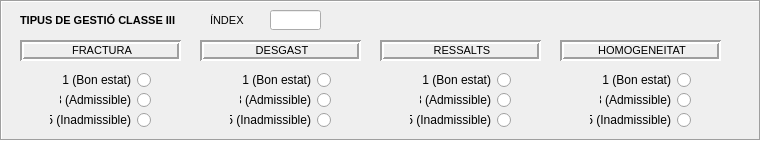
    <widget class="QFrame" name="frame_c3">
     <property name="geometry">
      <rect>
       <x>20</x>
       <y>440</y>
       <width>761</width>
       <height>141</height>
      </rect>
     </property>
     <property name="frameShape">
      <enum>QFrame::Box</enum>
     </property>
     <property name="frameShadow">
      <enum>QFrame::Sunken</enum>
     </property>
     <widget class="QLabel" name="fracture_label">
      <property name="enabled">
       <bool>true</bool>
      </property>
      <property name="geometry">
       <rect>
        <x>20</x>
        <y>40</y>
        <width>161</width>
        <height>21</height>
       </rect>
      </property>
      <property name="font">
       <font>
        <family>Arial</family>
        <pointsize>8</pointsize>
       </font>
      </property>
      <property name="cursor">
       <cursorShape>ArrowCursor</cursorShape>
      </property>
      <property name="mouseTracking">
       <bool>true</bool>
      </property>
      <property name="focusPolicy">
       <enum>Qt::ClickFocus</enum>
      </property>
      <property name="layoutDirection">
       <enum>Qt::LeftToRight</enum>
      </property>
      <property name="autoFillBackground">
       <bool>false</bool>
      </property>
      <property name="frameShape">
       <enum>QFrame::Box</enum>
      </property>
      <property name="frameShadow">
       <enum>QFrame::Sunken</enum>
      </property>
      <property name="lineWidth">
       <number>2</number>
      </property>
      <property name="text">
       <string>&lt;!DOCTYPE HTML PUBLIC &quot;-//W3C//DTD HTML 4.0//EN&quot; &quot;http://www.w3.org/TR/REC-html40/strict.dtd&quot;&gt;
&lt;html&gt;&lt;head&gt;&lt;meta name=&quot;qrichtext&quot; content=&quot;1&quot; /&gt;&lt;style type=&quot;text/css&quot;&gt;
p, li { white-space: pre-wrap; }
&lt;/style&gt;&lt;/head&gt;&lt;body style=&quot; font-family:'Arial'; font-size:8pt; font-weight:400; font-style:normal;&quot;&gt;
&lt;p align=&quot;center&quot; style=&quot; margin-top:0px; margin-bottom:0px; margin-left:0px; margin-right:0px; -qt-block-indent:0; text-indent:0px;&quot;&gt;FRACTURA&lt;/p&gt;&lt;/body&gt;&lt;/html&gt;</string>
      </property>
      <property name="textFormat">
       <enum>Qt::AutoText</enum>
      </property>
      <property name="wordWrap">
       <bool>false</bool>
      </property>
     </widget>
     <widget class="QLabel" name="projection_label">
      <property name="enabled">
       <bool>true</bool>
      </property>
      <property name="geometry">
       <rect>
        <x>380</x>
        <y>40</y>
        <width>161</width>
        <height>21</height>
       </rect>
      </property>
      <property name="font">
       <font>
        <family>Arial</family>
        <pointsize>8</pointsize>
       </font>
      </property>
      <property name="cursor">
       <cursorShape>ArrowCursor</cursorShape>
      </property>
      <property name="mouseTracking">
       <bool>true</bool>
      </property>
      <property name="focusPolicy">
       <enum>Qt::ClickFocus</enum>
      </property>
      <property name="layoutDirection">
       <enum>Qt::LeftToRight</enum>
      </property>
      <property name="autoFillBackground">
       <bool>false</bool>
      </property>
      <property name="frameShape">
       <enum>QFrame::Box</enum>
      </property>
      <property name="frameShadow">
       <enum>QFrame::Sunken</enum>
      </property>
      <property name="lineWidth">
       <number>2</number>
      </property>
      <property name="text">
       <string>&lt;!DOCTYPE HTML PUBLIC &quot;-//W3C//DTD HTML 4.0//EN&quot; &quot;http://www.w3.org/TR/REC-html40/strict.dtd&quot;&gt;
&lt;html&gt;&lt;head&gt;&lt;meta name=&quot;qrichtext&quot; content=&quot;1&quot; /&gt;&lt;style type=&quot;text/css&quot;&gt;
p, li { white-space: pre-wrap; }
&lt;/style&gt;&lt;/head&gt;&lt;body style=&quot; font-family:'Arial'; font-size:8pt; font-weight:400; font-style:normal;&quot;&gt;
&lt;p align=&quot;center&quot; style=&quot; margin-top:0px; margin-bottom:0px; margin-left:0px; margin-right:0px; -qt-block-indent:0; text-indent:0px;&quot;&gt;RESSALTS&lt;/p&gt;&lt;/body&gt;&lt;/html&gt;</string>
      </property>
      <property name="textFormat">
       <enum>Qt::AutoText</enum>
      </property>
      <property name="wordWrap">
       <bool>false</bool>
      </property>
     </widget>
     <widget class="QLabel" name="label_5">
      <property name="geometry">
       <rect>
        <x>20</x>
        <y>10</y>
        <width>201</width>
        <height>21</height>
       </rect>
      </property>
      <property name="font">
       <font>
        <family>Arial</family>
        <pointsize>9</pointsize>
        <weight>75</weight>
        <bold>true</bold>
       </font>
      </property>
      <property name="layoutDirection">
       <enum>Qt::LeftToRight</enum>
      </property>
      <property name="autoFillBackground">
       <bool>false</bool>
      </property>
      <property name="text">
       <string>&lt;!DOCTYPE HTML PUBLIC &quot;-//W3C//DTD HTML 4.0//EN&quot; &quot;http://www.w3.org/TR/REC-html40/strict.dtd&quot;&gt;
&lt;html&gt;&lt;head&gt;&lt;meta name=&quot;qrichtext&quot; content=&quot;1&quot; /&gt;&lt;style type=&quot;text/css&quot;&gt;
p, li { white-space: pre-wrap; }
&lt;/style&gt;&lt;/head&gt;&lt;body style=&quot; font-family:'Arial'; font-size:9pt; font-weight:600; font-style:normal;&quot;&gt;
&lt;p style=&quot; margin-top:0px; margin-bottom:0px; margin-left:0px; margin-right:0px; -qt-block-indent:0; text-indent:0px;&quot;&gt;&lt;span style=&quot; font-family:'MS Shell Dlg 2'; font-size:8pt;&quot;&gt;TIPUS DE GESTIÓ CLASSE III&lt;/span&gt;&lt;/p&gt;&lt;/body&gt;&lt;/html&gt;</string>
      </property>
      <property name="textFormat">
       <enum>Qt::AutoText</enum>
      </property>
     </widget>
     <widget class="QLabel" name="homogen_label">
      <property name="enabled">
       <bool>true</bool>
      </property>
      <property name="geometry">
       <rect>
        <x>560</x>
        <y>40</y>
        <width>161</width>
        <height>21</height>
       </rect>
      </property>
      <property name="font">
       <font>
        <family>Arial</family>
        <pointsize>8</pointsize>
       </font>
      </property>
      <property name="cursor">
       <cursorShape>ArrowCursor</cursorShape>
      </property>
      <property name="mouseTracking">
       <bool>true</bool>
      </property>
      <property name="focusPolicy">
       <enum>Qt::ClickFocus</enum>
      </property>
      <property name="layoutDirection">
       <enum>Qt::LeftToRight</enum>
      </property>
      <property name="autoFillBackground">
       <bool>false</bool>
      </property>
      <property name="frameShape">
       <enum>QFrame::Box</enum>
      </property>
      <property name="frameShadow">
       <enum>QFrame::Sunken</enum>
      </property>
      <property name="lineWidth">
       <number>2</number>
      </property>
      <property name="text">
       <string>&lt;!DOCTYPE HTML PUBLIC &quot;-//W3C//DTD HTML 4.0//EN&quot; &quot;http://www.w3.org/TR/REC-html40/strict.dtd&quot;&gt;
&lt;html&gt;&lt;head&gt;&lt;meta name=&quot;qrichtext&quot; content=&quot;1&quot; /&gt;&lt;style type=&quot;text/css&quot;&gt;
p, li { white-space: pre-wrap; }
&lt;/style&gt;&lt;/head&gt;&lt;body style=&quot; font-family:'Arial'; font-size:8pt; font-weight:400; font-style:normal;&quot;&gt;
&lt;p align=&quot;center&quot; style=&quot; margin-top:0px; margin-bottom:0px; margin-left:0px; margin-right:0px; -qt-block-indent:0; text-indent:0px;&quot;&gt;HOMOGENEITAT&lt;/p&gt;&lt;/body&gt;&lt;/html&gt;</string>
      </property>
      <property name="textFormat">
       <enum>Qt::AutoText</enum>
      </property>
      <property name="wordWrap">
       <bool>false</bool>
      </property>
     </widget>
     <widget class="QLabel" name="wear_label">
      <property name="enabled">
       <bool>true</bool>
      </property>
      <property name="geometry">
       <rect>
        <x>200</x>
        <y>40</y>
        <width>161</width>
        <height>21</height>
       </rect>
      </property>
      <property name="font">
       <font>
        <family>Arial</family>
        <pointsize>8</pointsize>
       </font>
      </property>
      <property name="cursor">
       <cursorShape>ArrowCursor</cursorShape>
      </property>
      <property name="mouseTracking">
       <bool>true</bool>
      </property>
      <property name="focusPolicy">
       <enum>Qt::ClickFocus</enum>
      </property>
      <property name="layoutDirection">
       <enum>Qt::LeftToRight</enum>
      </property>
      <property name="autoFillBackground">
       <bool>false</bool>
      </property>
      <property name="frameShape">
       <enum>QFrame::Box</enum>
      </property>
      <property name="frameShadow">
       <enum>QFrame::Sunken</enum>
      </property>
      <property name="lineWidth">
       <number>2</number>
      </property>
      <property name="text">
       <string>&lt;!DOCTYPE HTML PUBLIC &quot;-//W3C//DTD HTML 4.0//EN&quot; &quot;http://www.w3.org/TR/REC-html40/strict.dtd&quot;&gt;
&lt;html&gt;&lt;head&gt;&lt;meta name=&quot;qrichtext&quot; content=&quot;1&quot; /&gt;&lt;style type=&quot;text/css&quot;&gt;
p, li { white-space: pre-wrap; }
&lt;/style&gt;&lt;/head&gt;&lt;body style=&quot; font-family:'Arial'; font-size:8pt; font-weight:400; font-style:normal;&quot;&gt;
&lt;p align=&quot;center&quot; style=&quot; margin-top:0px; margin-bottom:0px; margin-left:0px; margin-right:0px; -qt-block-indent:0; text-indent:0px;&quot;&gt;DESGAST&lt;/p&gt;&lt;/body&gt;&lt;/html&gt;</string>
      </property>
      <property name="textFormat">
       <enum>Qt::AutoText</enum>
      </property>
      <property name="wordWrap">
       <bool>false</bool>
      </property>
     </widget>
     <widget class="QRadioButton" name="c3_fracture_5">
      <property name="geometry">
       <rect>
        <x>50</x>
        <y>110</y>
        <width>101</width>
        <height>20</height>
       </rect>
      </property>
      <property name="layoutDirection">
       <enum>Qt::RightToLeft</enum>
      </property>
      <property name="text">
       <string>5 (Inadmissible)</string>
      </property>
      <attribute name="buttonGroup">
       <string notr="true">group_c3_fracture</string>
      </attribute>
     </widget>
     <widget class="QRadioButton" name="c3_fracture_3">
      <property name="geometry">
       <rect>
        <x>60</x>
        <y>90</y>
        <width>91</width>
        <height>20</height>
       </rect>
      </property>
      <property name="layoutDirection">
       <enum>Qt::RightToLeft</enum>
      </property>
      <property name="text">
       <string>3 (Admissible)</string>
      </property>
      <attribute name="buttonGroup">
       <string notr="true">group_c3_fracture</string>
      </attribute>
     </widget>
     <widget class="QRadioButton" name="c3_fracture_1">
      <property name="geometry">
       <rect>
        <x>50</x>
        <y>70</y>
        <width>101</width>
        <height>20</height>
       </rect>
      </property>
      <property name="layoutDirection">
       <enum>Qt::RightToLeft</enum>
      </property>
      <property name="text">
       <string>1 (Bon estat)</string>
      </property>
      <attribute name="buttonGroup">
       <string notr="true">group_c3_fracture</string>
      </attribute>
     </widget>
     <widget class="QRadioButton" name="c3_wear_5">
      <property name="geometry">
       <rect>
        <x>230</x>
        <y>110</y>
        <width>101</width>
        <height>20</height>
       </rect>
      </property>
      <property name="layoutDirection">
       <enum>Qt::RightToLeft</enum>
      </property>
      <property name="text">
       <string>5 (Inadmissible)</string>
      </property>
      <attribute name="buttonGroup">
       <string notr="true">group_c3_wear</string>
      </attribute>
     </widget>
     <widget class="QRadioButton" name="c3_wear_1">
      <property name="geometry">
       <rect>
        <x>230</x>
        <y>70</y>
        <width>101</width>
        <height>20</height>
       </rect>
      </property>
      <property name="layoutDirection">
       <enum>Qt::RightToLeft</enum>
      </property>
      <property name="text">
       <string>1 (Bon estat)</string>
      </property>
      <attribute name="buttonGroup">
       <string notr="true">group_c3_wear</string>
      </attribute>
     </widget>
     <widget class="QRadioButton" name="c3_wear_3">
      <property name="geometry">
       <rect>
        <x>240</x>
        <y>90</y>
        <width>91</width>
        <height>20</height>
       </rect>
      </property>
      <property name="layoutDirection">
       <enum>Qt::RightToLeft</enum>
      </property>
      <property name="text">
       <string>3 (Admissible)</string>
      </property>
      <attribute name="buttonGroup">
       <string notr="true">group_c3_wear</string>
      </attribute>
     </widget>
     <widget class="QRadioButton" name="c3_projection_5">
      <property name="geometry">
       <rect>
        <x>410</x>
        <y>110</y>
        <width>101</width>
        <height>20</height>
       </rect>
      </property>
      <property name="layoutDirection">
       <enum>Qt::RightToLeft</enum>
      </property>
      <property name="text">
       <string>5 (Inadmissible)</string>
      </property>
      <attribute name="buttonGroup">
       <string notr="true">group_c3_projection</string>
      </attribute>
     </widget>
     <widget class="QRadioButton" name="c3_projection_1">
      <property name="geometry">
       <rect>
        <x>410</x>
        <y>70</y>
        <width>101</width>
        <height>20</height>
       </rect>
      </property>
      <property name="layoutDirection">
       <enum>Qt::RightToLeft</enum>
      </property>
      <property name="text">
       <string>1 (Bon estat)</string>
      </property>
      <attribute name="buttonGroup">
       <string notr="true">group_c3_projection</string>
      </attribute>
     </widget>
     <widget class="QRadioButton" name="c3_projection_3">
      <property name="geometry">
       <rect>
        <x>420</x>
        <y>90</y>
        <width>91</width>
        <height>20</height>
       </rect>
      </property>
      <property name="layoutDirection">
       <enum>Qt::RightToLeft</enum>
      </property>
      <property name="text">
       <string>3 (Admissible)</string>
      </property>
      <attribute name="buttonGroup">
       <string notr="true">group_c3_projection</string>
      </attribute>
     </widget>
     <widget class="QRadioButton" name="c3_homogen_5">
      <property name="geometry">
       <rect>
        <x>590</x>
        <y>110</y>
        <width>101</width>
        <height>20</height>
       </rect>
      </property>
      <property name="layoutDirection">
       <enum>Qt::RightToLeft</enum>
      </property>
      <property name="text">
       <string>5 (Inadmissible)</string>
      </property>
      <attribute name="buttonGroup">
       <string notr="true">group_c3_homogen</string>
      </attribute>
     </widget>
     <widget class="QRadioButton" name="c3_homogen_1">
      <property name="geometry">
       <rect>
        <x>590</x>
        <y>70</y>
        <width>101</width>
        <height>20</height>
       </rect>
      </property>
      <property name="layoutDirection">
       <enum>Qt::RightToLeft</enum>
      </property>
      <property name="text">
       <string>1 (Bon estat)</string>
      </property>
      <attribute name="buttonGroup">
       <string notr="true">group_c3_homogen</string>
      </attribute>
     </widget>
     <widget class="QRadioButton" name="c3_homogen_3">
      <property name="geometry">
       <rect>
        <x>600</x>
        <y>90</y>
        <width>91</width>
        <height>20</height>
       </rect>
      </property>
      <property name="layoutDirection">
       <enum>Qt::RightToLeft</enum>
      </property>
      <property name="text">
       <string>3 (Admissible)</string>
      </property>
      <attribute name="buttonGroup">
       <string notr="true">group_c3_homogen</string>
      </attribute>
     </widget>
     <widget class="QLineEdit" name="inv_index">
      <property name="enabled">
       <bool>true</bool>
      </property>
      <property name="geometry">
       <rect>
        <x>270</x>
        <y>10</y>
        <width>51</width>
        <height>20</height>
       </rect>
      </property>
      <property name="font">
       <font>
        <family>Arial</family>
       </font>
      </property>
      <property name="text">
       <string/>
      </property>
     </widget>
     <widget class="QLabel" name="inv_team_label_2">
      <property name="geometry">
       <rect>
        <x>210</x>
        <y>10</y>
        <width>71</width>
        <height>21</height>
       </rect>
      </property>
      <property name="font">
       <font>
        <family>Arial</family>
        <pointsize>8</pointsize>
        <weight>50</weight>
        <bold>false</bold>
       </font>
      </property>
      <property name="text">
       <string>ÍNDEX</string>
      </property>
     </widget>
    </widget>
